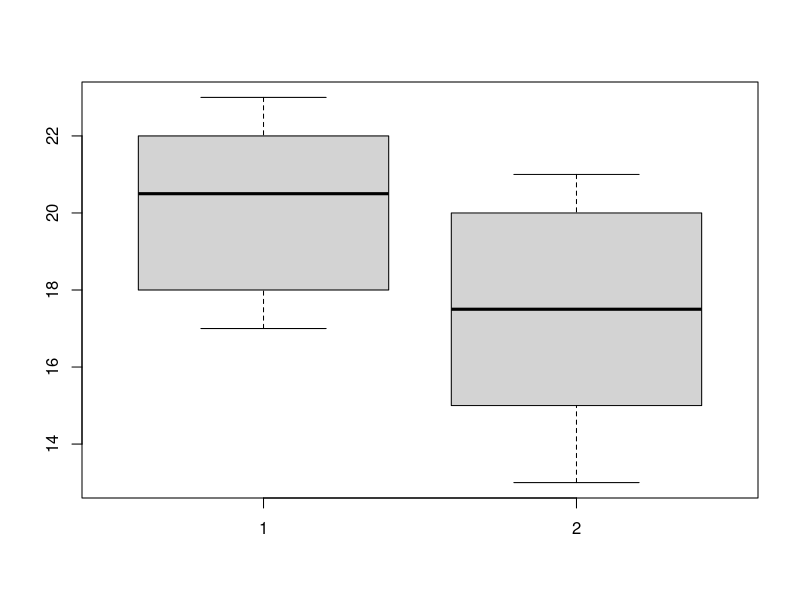
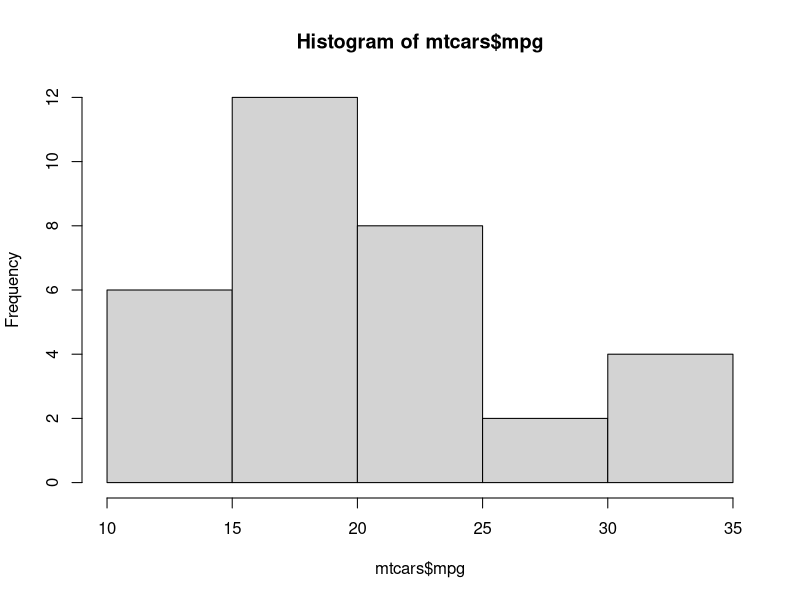
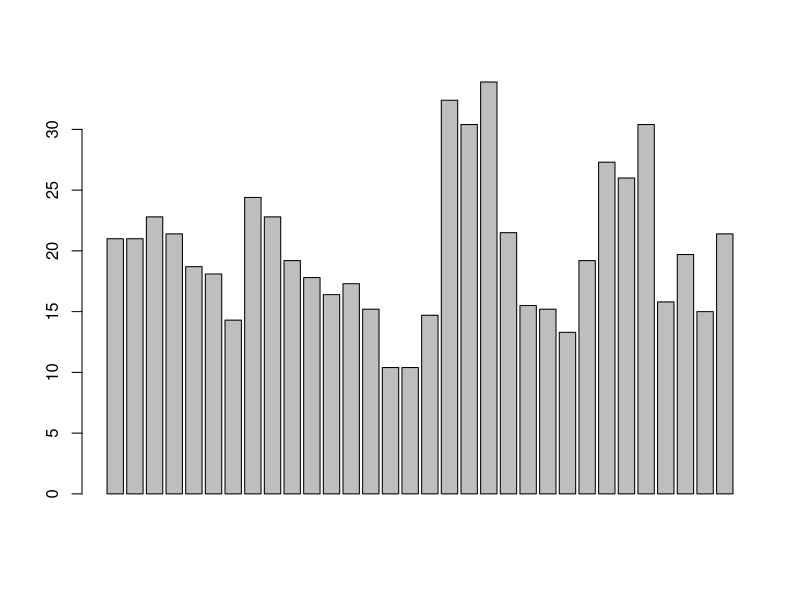
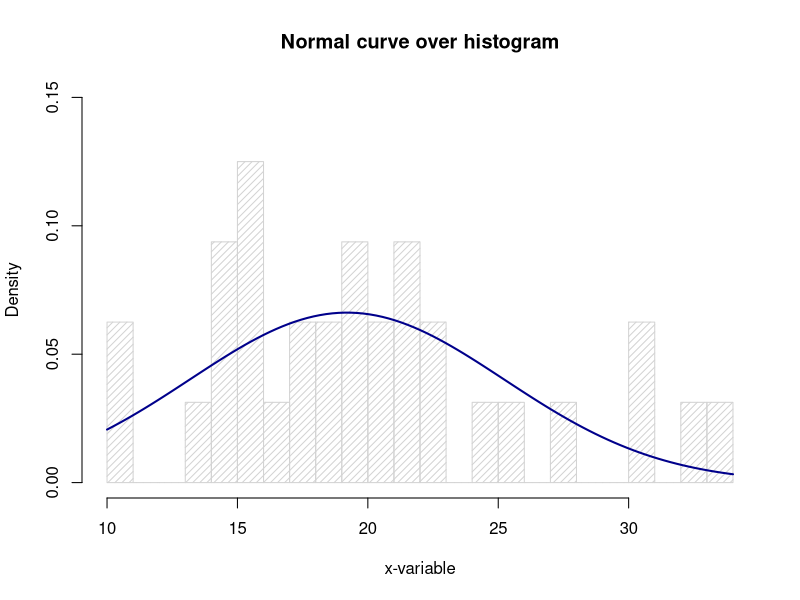

Generate these figures, in order, with R:
Name <- c("a","b","c","d","e","f","g","h","i","j")
Age <- c(22,43,12,17,29,5,51,56,9,44)
Sex <- c("M","F","M","M","M","F","F","M","F","F")
data1 <- data.frame(Name,Age,Sex,stringsAsFactors = FALSE)
data1
data1$Sex <- as.factor(data1$Sex)
str(data1)
which.min(data1$Age)
which.max(data1$Age)
cumsum(data1$Age)
cumprod(data1$Age)
prod(data1$Age)

x <- seq(1,100)
above10 <- function(x){
  a<- x>10
  x[a]
  
}
above10(x)

x1 <- seq(1,1000)

above50 <- function(x1){
  b <- x1>50
  x1[b]
}
above50(x1)
above50(x)
#functions
above <- function(x,n){
  Use<- x>n
  x[Use]
}
above(x,80)
above(x1,600)

y1 <- seq(1,1000)
above60 <- function(x1,y1){
  b <- x1>50
  c <- y1>60
  x1[b]
  y1[c]
  return(c(b,c))
}
above60(x1,y1)
#Simple Function

A <- function(x,y){
  x+y
}
A(2,3)
#Complex Function
A1 <- function(x,y){
  z1 <- x+y
  z2 <- 2*x+y
  z3 <- x+2*y
  z4 <- x^2+y^2
  return(c(z1,z2,z3,z4))
}
A1(2,3)
ans <- A1(2,3)
A1 <- function(x,y){
  z1 <- x+y
  z2 <- 2*x+y
  z3 <- x+2*y
  z4 <- x^2+y^2
  print(c(z1,z2,z3,z4))
}

#Control Structers in R
#For Loop & Nested for loops
#While loop
#Repeatloop
#Statistics in R

for(i in 1:100){
  print(i)
}

#1 
x <- c("a","b","c","d","e")
x

for(letters in x){
  print(letters)
}
#Print the first four letters of x
for(i in 1:4){
  print(x[i])
}

#Print the years from 2000 to 2020 through for loop
print(paste("The year is",2010))

for(i in 2000:2020){
  print(paste("The year is",i))
}
#or
Year <- seq(2000,2020)
for(i in Year){
  print(paste("The year is",i))
}

#Print the years from 2000 to 2020 through for loop , if they are only leap years
for(i in Year){
  if(i%%4){next}
  print(paste("The Leap year is",i))
}

#--------------------------------------Nested For Loops-----------------------------
z <- matrix(1:16,4,4)
seq_len(nrow(z))
#Extracting the elements of matrix through Nested for loop
for(i in seq_len(nrow(z))) {
  for(j in seq_len(ncol(z)))
    print(z[i,j])
}

for(i in 1:5){
  for(j in 1:2)
    print(i*j)
}

#---------------------------------While Loop-------------------------------
#While loop begins with testing a condition. 
#If it is true then they execute the loop body
#Once the loop body is executed ,
#the condition is tested again and so forth.

count <- 0
while(count < 10)
{print(count)
  count <- count + 1
}
## While loop can potentially results in infinite loop if not written
##properly. So we should use with care

y <- 0
i <- 100
while(i <= 200) {
  i = i+(i*.085)
  y = y+1
  print(i)
  print(y)
}

192.0604+192.0604*0.085 #After this loop condition ends

#----------------------------------------Repeat Loop-----------------------------
##Repeat loop initiates an infinite loop,these are noy commonly used in
##statistical applications but they do have their uses. The only way to exit 
## a repeat loop is to call (break)

i <- 2
repeat {
  print(i)
  i = i + 1
  if(i > 4)
    break
}

## If (break) is ommitted it will be an infinite loop



#-----------------------------Statistics in R---------------------------------
install.packages(nortest)
library(nortest)
#T - test
ClassA = c(18,22,21,17,20,17,23,20,22,21) 
ClassB = c(16,20,14,21,20,18,13,15,17,21)
length(ClassA)
length(ClassB)

mean(ClassA)
mean(ClassB)

median(ClassA)
median(ClassB)

boxplot(ClassA,ClassB)

summary(ClassA)
summary(ClassB)

#----------Two-tailed T-test-------------
#HO: There is no difference between the means
#H1: The mean of two groups are not the same

t.test(ClassA,ClassB) #We reject null H0 as pvalue = 0.03798
#When P-value is less then 0.05 we reject H0 at 95% confidence interval

#Confidence Level :90% , p-value: 0.1
#Confidence Level :95% , p-value: 0.05
#Confidence Level :99% , p-value: 0.01
#Confidence Level :99.9% , p-value: 0.001

#----------One-tailed T-test----------
##H0 : There is  no difference 
##H1 : The difference is less then 0 # Mean of ClassA is less than ClassB
t.test(ClassA,ClassB,alternative = "less",var.equal = T)

##H0 : The difference is less then 0
##H1 : The difference is greater then 0
t.test(ClassA,ClassB,alternative = "greater",var.equal = T)

#-----------------------Analysis of Variance (ANOVA)----------------
smoke <- c(38,42,14,41,41,16,36,39,18,32,36,15,28,33,17)
income <- c(1,1,1,2,2,2,3,3,3,4,4,4,5,5,5)
age <- c(1,2,3,1,2,3,1,2,3,1,2,3,1,2,3)

data4 <- data.frame(smoke,income,age)

##Here we want to test whether the score of smoke is different across 
##categories of income or age

#Test with age var
fit <- aov(smoke ~ age , data = data4)
summary(fit) 

#Test with income var
fit <- aov(smoke ~ income , data = data4)
summary(fit) 

##To Test
#Categorical - Continous Variables we use ANOVA
#Categorical - Categorical Variables we use  Chi-square
#Continous -Continous Variables we use Correlation

#---------------------------Chi-square Test of Independence---------------
##When both variables are categorical in nature
##Two random variables x and y are called Independent
##If the probability distribution of one variable is not affected by the presence of the another.

library(MASS)
sur <- survey
head(survey)
dim(sur)
levels(sur$Smoke)
levels(sur$Exer)
tbl = table(sur$Smoke,sur$Exer)#Contingency Table of Smoke and Exerc
tbl
#Test the hypothesis whether the student smoking habit is independent of their
#exercise level at .05 level of significance
chisq.test(tbl)
#Since , p-value is >.05 hence we fail to reject H0 : Smoking habit is independent
#of their Exercise level

#---------------------------------Normality Test------------------------------

install.packages("nortest",dependencies = TRUE)
library(nortest)

head(mtcars)
hist(mtcars$mpg)
barplot(mtcars$mpg)


##Superimpose a Normal Curve
x <- mtcars$mpg
m <- median(x)
x
m
std <- sqrt(var(x))
std
hist(x,density = 20,breaks = 20,prob = TRUE, xlab = "x-variable",
     ylim = c(0,0.15),main = "Normal curve over histogram")
curve(dnorm(x,mean = m,sd=std),col="darkblue",lwd=2,add = TRUE)

ad.test(x)

#---------------Treatment of Missing Values :Example with substituting with the mean of the series
A <- data.frame(a=1:10,b=11:20)
A[A$b<14,"b"]=NA
A
A1<-A
as.data.frame(colSums(is.na(A)))

#Imputing the values with mean value of the series
A1[is.na(A1$b),"b"] = mean(A1$b,na.rm = T)
A1

#Imputing the values with median value of the series
A1[is.na(A1$b),"b"] = mean(A1$b,na.rm = T)
A1


#------------------SQL in R using package SQLDF-----------------------
Name <- c("a","b","c","d","e","f","g","h","i","j")
Age <- c(22,43,12,17,29,5,51,56,9,44)
Sex <- c("M","M","F","M","M","M","F","M","F","M")
data1 <- data.frame(Name,Age,Sex,stringsAsFactors = FALSE)
data1
summary(data1)
data1$Sex <- as.factor(data1$Sex)
install.packages("sqldf",dependencies = TRUE)
library(sqldf)

#-----Selecting all the variables-----
S1 <- sqldf("select *
            from data1") # * - refers to all var in the dataset
S1
#-----Selecting Variables based on Names--
S2 <- sqldf("select Name, Age
            from data1")
S2
#------Creating Alias Names from the column----
S3 <- sqldf("select name as Full_name, age as Total_age
            from data1")
S3
#------------Subsetting Data with Condition----
S4 <- sqldf("select *
            from data1
            where Age > 20") #where condition
S4
#------------Subsetting Data with AND condition-----
S5 <- sqldf('select *
            from data1
            where Age > 20 AND Sex == "M" ')
S5
#------------Subsetting Data with OR condition------
S6 <- sqldf("select *
            from data1
            where Age > 20 OR Sex == 'F'")
S6
#-----------Create new column with condition------
S7 <- sqldf('select *,
            Age+10 as Age_new,
            Age-avg(Age) as Age_old
            from data1')
S7
#-----------Create a new column with condition----
S8 <- sqldf('select *,
            Age+10 as Age_new,
            Age-10 as Age_old
            from data1')
S8
#-----------Descriptive Stat in SQL------
S9 <- sqldf('select 
            min(age) as min_age,
            max(age) as max_age,
            avg(age) as avg_age,
            count(age) as count_age,
            sum(age) as sum_age
            from data1')
S9
#-----------Descriptive Stat in SQL - segregated by sex ----
S10 <- sqldf('select Sex,
             min(age) as min_age,
             max(age) as max_age,
             avg(age) as avg_age,
             count(age) as count_age,
             sum(age) as sum_age
             from data1
             group by Sex')
S10
#--------Descriptive Stat in SQL - segregated by sex - descending sorted by sex
S11 <- sqldf('select Sex,
             min(age) as min_age,
             max(age) as max_age,
             avg(age) as avg_age,
             count(age) as count_age,
             sum(age) as sum_age
             from data1
             group by Sex
             order by Sex desc')
S11
#---------Else if statement-----
S12 <- sqldf("select *,
             case 
             when Age <= 20 then 'A'
             when Age > 20 AND Age <= 40 then 'B'
             else 'C'
             end classify
             from data1
             order by classify desc")
S12

S13 <- sqldf("select *,
             case 
             when Name == 'b' then 'Correct'
             else 'Incorrect'
             end new 
             from data1")
S13
#----------Filtering Data-------
S14 <- sqldf('select *
             from data1
             where Age< 40 and Sex == "M"')
S14
#-------- Always use "having" with group by and on summary stat
#where command does'nt work on aggregated columns, we use 'Having'
#in that columns.

#Usage of Having statement
S15 <- sqldf("select Sex,Age,
             max(age) as max_age,
             min(age) as min_age
             from data1
             group by Sex 
             having max_age - min_age >5")
S15
#---------Inserting a new field--------
S16 <- sqldf("select *, square(age) sqr_age, sqrt(age) sqrt_age
             from data1")
S16
#--------Exporting data to csv-------
write.csv(S16,"SQLinR.csv")
getwd()

S17 <- sqldf("select *
             from data1
             where Age in (29,51,56)")
S17

S18 <- sqldf("select *
             from data1
             where Name in ('a','d','e','h')")
S18
